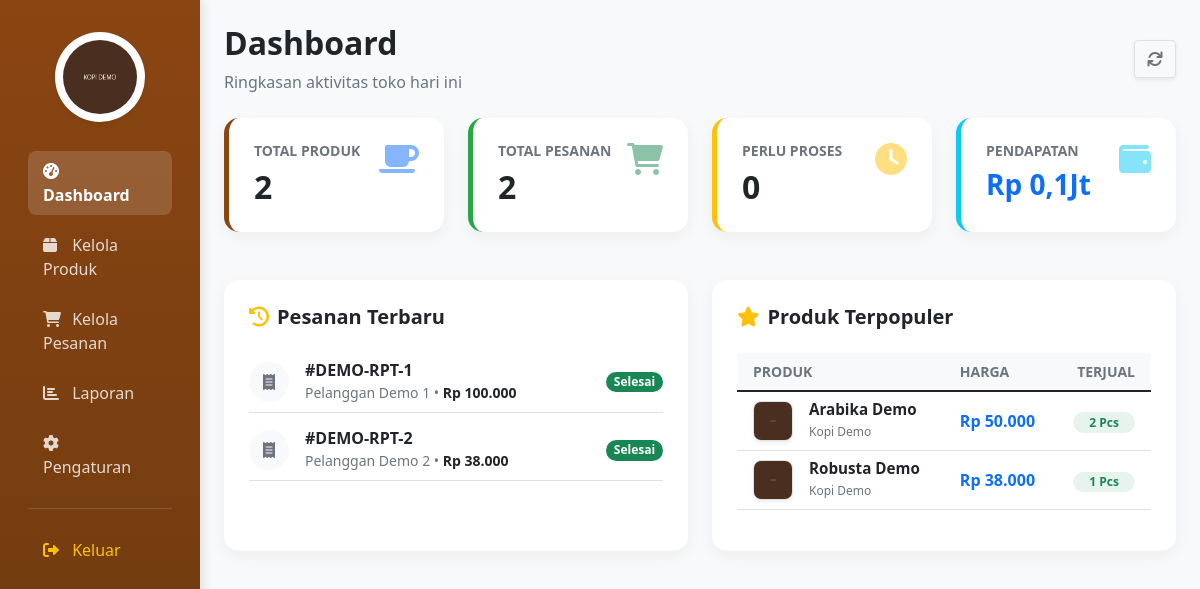
Screenshot of /admin/dashboard.php (signed in) with the database file from the repository.
### tables this page shows
CREATE TABLE `pesanan` (
  `id` int(11) NOT NULL,
  `kode_pesanan` varchar(20) NOT NULL,
  `nama_pelanggan` varchar(100) DEFAULT NULL,
  `email_pelanggan` varchar(100) NOT NULL,
  `total_harga` decimal(10,2) NOT NULL,
  `status_pesanan` enum('pending','diproses','selesai','dibatalkan') DEFAULT 'pending',
  `metode_pembayaran` enum('qris','ewallet','transfer_bank','tunai') DEFAULT NULL,
  `status_pembayaran` enum('pending','berhasil','gagal') DEFAULT 'pending',
  `midtrans_order_id` varchar(100) DEFAULT NULL,
  `midtrans_transaction_status` varchar(50) DEFAULT NULL,
  `created_at` timestamp NOT NULL DEFAULT current_timestamp(),
  `snap_token` varchar(255) DEFAULT NULL,
  `expired_time` datetime DEFAULT NULL
);

CREATE TABLE `produk` (
  `id` int(11) NOT NULL,
  `kategori_id` int(11) DEFAULT NULL,
  `nama_produk` varchar(200) NOT NULL,
  `berat` varchar(10) NOT NULL,
  `deskripsi` text DEFAULT NULL,
  `harga` decimal(10,2) NOT NULL,
  `stok` int(11) NOT NULL,
  `gambar` varchar(255) DEFAULT NULL,
  `is_available` tinyint(1) DEFAULT 1,
  `created_at` timestamp NOT NULL DEFAULT current_timestamp(),
  `is_deleted` tinyint(1) DEFAULT 0
);

CREATE TABLE `kategori` (
  `id` int(11) NOT NULL,
  `nama_kategori` varchar(100) NOT NULL,
  `deskripsi` text DEFAULT NULL,
  `created_at` timestamp NOT NULL DEFAULT current_timestamp()
);

### admin/dashboard.php (the view, shortened to what this page needs)
<?php
require_once '../includes/config.php';
$total_produk   = $pdo->query("SELECT COUNT(*) FROM produk")->fetchColumn();
$total_pesanan  = $pdo->query("SELECT COUNT(*) FROM pesanan")->fetchColumn();
$total_pending  = $pdo->query("SELECT COUNT(*) FROM pesanan WHERE status_pesanan = 'pending'")->fetchColumn();
$pendapatan     = $pdo->query("SELECT SUM(total_harga) FROM pesanan WHERE status_pembayaran = 'berhasil'")->fetchColumn();
$pesanan_terbaru = $pdo->query("SELECT * FROM pesanan ORDER BY created_at DESC LIMIT 5")->fetchAll(PDO::FETCH_ASSOC);
$query_populer = "
    SELECT p.*, k.nama_kategori, COALESCE(SUM(dp.quantity), 0) as terjual
    FROM produk p
    LEFT JOIN detail_pesanan dp ON p.id = dp.produk_id
    LEFT JOIN kategori k ON p.kategori_id = k.id
    GROUP BY p.id
    ORDER BY terjual DESC
    LIMIT 5
";
$produk_populer = $pdo->query($query_populer)->fetchAll(PDO::FETCH_ASSOC);
?>
<!DOCTYPE html>
<html lang="id">
<head>
    <link href="https://cdn.jsdelivr.net/npm/bootstrap@5.1.3/dist/css/bootstrap.min.css" rel="stylesheet">
    <link href="https://cdnjs.cloudflare.com/ajax/libs/font-awesome/6.0.0/css/all.min.css" rel="stylesheet">
</head>
<body>
    <div class="container-fluid">
        <div class="row">
            <?php include 'sidebar.php'; ?>
            <div class="col-md-9 col-lg-10 ms-sm-auto px-4 py-4">
                <div class="d-flex justify-content-between align-items-center mb-4">
                    <div>
                        <h2 class="fw-bold text-dark">Dashboard</h2>
                        <p class="text-muted mb-0">Ringkasan aktivitas toko hari ini</p>
                    </div>
                    <div class="d-flex gap-2">
                        <a href="dashboard.php" class="btn btn-light border shadow-sm"><i class="fas fa-sync text-muted"></i></a>
                    </div>
                </div>
                <div class="row mb-4">
                    <div class="col-xl-3 col-md-6 mb-4">
                        <div class="stat-card primary h-100">
                            <div class="d-flex justify-content-between">
                                <div><h5 class="text-muted small fw-bold">TOTAL PRODUK</h5><h2 class="fw-bold mb-0"><?= number_format($total_produk) ?></h2></div>
                                <div><i class="fas fa-coffee fa-2x text-primary opacity-50"></i></div>
                            </div>
                        </div>
                    </div>
                    <div class="col-xl-3 col-md-6 mb-4">
                        <div class="stat-card success h-100">
                            <div class="d-flex justify-content-between">
                                <div><h5 class="text-muted small fw-bold">TOTAL PESANAN</h5><h2 class="fw-bold mb-0"><?= number_format($total_pesanan) ?></h2></div>
                                <div><i class="fas fa-shopping-cart fa-2x text-success opacity-50"></i></div>
                            </div>
                        </div>
                    </div>
                    <div class="col-xl-3 col-md-6 mb-4">
                        <div class="stat-card warning h-100">
                            <div class="d-flex justify-content-between">
                                <div><h5 class="text-muted small fw-bold">PERLU PROSES</h5><h2 class="fw-bold mb-0"><?= number_format($total_pending) ?></h2></div>
                                <div><i class="fas fa-clock fa-2x text-warning opacity-50"></i></div>
                            </div>
                        </div>
                    </div>
                    <div class="col-xl-3 col-md-6 mb-4">
                        <div class="stat-card info h-100">
                            <div class="d-flex justify-content-between">
                                <div><h5 class="text-muted small fw-bold">PENDAPATAN</h5><h3 class="fw-bold mb-0 text-primary">Rp <?= number_format($pendapatan/1000000, 1, ',', '.') ?>Jt</h3></div>
                                <div><i class="fas fa-wallet fa-2x text-info opacity-50"></i></div>
                            </div>
                        </div>
                    </div>
                </div>
                <div class="row">
                    <div class="col-lg-6 mb-4">
                        <div class="content-card">
                            <div class="d-flex justify-content-between align-items-center mb-4">
                                <h5 class="fw-bold m-0"><i class="fas fa-history me-2 text-warning"></i>Pesanan Terbaru</h5>
                            </div>
                            <div class="list-group list-group-flush">
                                <?php if(count($pesanan_terbaru) > 0): ?>
                                    <?php foreach($pesanan_terbaru as $order): ?>
                                    <div class="list-group-item px-0 d-flex justify-content-between align-items-center border-bottom mb-2 pb-2">
                                        <div class="d-flex align-items-center">
                                            <div class="bg-light rounded-circle p-2 me-3 text-center" style="width:40px; height:40px;">
                                                <i class="fas fa-receipt text-secondary"></i>
                                            </div>
                                            <div>
                                                <h6 class="mb-0 fw-bold text-dark">#<?= $order['kode_pesanan'] ?></h6>
                                                <small class="text-muted">
                                                    <?= htmlspecialchars($order['nama_pelanggan']) ?> •
                                                    <span class="text-dark fw-bold">Rp <?= number_format($order['total_harga'],0,',','.') ?></span>
                                                </small>
                                            </div>
                                        </div>
                                        <?php
                                            $bg = 'secondary';
                                            if($order['status_pesanan'] == 'selesai') $bg = 'success';
                                        ?>
                                        <span class="badge bg-<?= $bg ?> rounded-pill" style="font-size: 0.75rem;">
                                            <?= ucfirst($order['status_pesanan']) ?>
                                        </span>
                                    </div>
                                    <?php endforeach; ?>
                                <?php else: ?>
                                    <div class="text-center py-5 text-muted">
                                        <i class="fas fa-inbox fa-2x mb-2 opacity-50"></i><br>Belum ada pesanan.
                                    </div>
                                <?php endif; ?>
                            </div>
                        </div>
                    </div>
                    <div class="col-lg-6 mb-4">
                        <div class="content-card">
                            <div class="d-flex justify-content-between align-items-center mb-4">
                                <h5 class="fw-bold m-0"><i class="fas fa-star me-2 text-warning"></i>Produk Terpopuler</h5>
                            </div>
                            <div class="table-responsive">
                                <table class="table table-hover align-middle">
                                    <thead class="bg-light text-secondary small">
                                        <tr>
                                            <th class="border-0 rounded-start ps-3">PRODUK</th>
                                            <th class="border-0">HARGA</th>
                                            <th class="border-0 rounded-end text-end pe-3">TERJUAL</th>
                                        </tr>
                                    </thead>
                                    <tbody>
                                        <?php if(count($produk_populer) > 0): ?>
                                            <?php foreach($produk_populer as $prod): ?>
                                            <tr>
                                                <td class="ps-3">
                                                    <div class="d-flex align-items-center">
                                                        <img src="../assets/images/<?= $prod['gambar'] ?>" class="img-thumb me-3 shadow-sm border">
                                                        <div>
                                                            <h6 class="mb-0 fw-bold" style="font-size: 0.95rem;"><?= htmlspecialchars($prod['nama_produk']) ?></h6>
                                                            <small class="text-muted" style="font-size: 0.75rem;"><?= $prod['nama_kategori'] ?></small>
                                                        </div>
                                                    </div>
                                                </td>
                                                <td class="fw-bold text-primary">Rp <?= number_format($prod['harga'],0,',','.') ?></td>
                                                <td class="text-end pe-3">
                                                    <span class="badge bg-success bg-opacity-10 text-success rounded-pill px-3">
                                                        <?= $prod['terjual'] ?> Pcs
                                                    </span>
                                                </td>
                                            </tr>
                                            <?php endforeach; ?>
                                        <?php else: ?>
                                            <tr><td colspan="3" class="text-center py-5 text-muted">Belum ada data penjualan.</td></tr>
                                        <?php endif; ?>
                                    </tbody>
                                </table>
                            </div>
                        </div>
                    </div>
                </div>
            </div>
        </div>
    </div>
</body>
</html>

### admin/dashboard.php (style rules this page uses)
:root { --primary-color: #8B4513; --secondary-color: #D2691E; }
body { background-color: #f8f9fa; }
.stat-card { background: white; border-radius: 15px; padding: 25px; box-shadow: 0 5px 15px rgba(0,0,0,0.05); border-left: 5px solid; transition: transform 0.3s; }
.stat-card.primary { border-color: var(--primary-color); }
.stat-card.success { border-color: #28a745; }
.stat-card.warning { border-color: #ffc107; }
.stat-card.info { border-color: #0dcaf0; }
.content-card { background: white; border-radius: 15px; padding: 25px; box-shadow: 0 5px 15px rgba(0,0,0,0.05); height: 100%; }
.img-thumb { width: 40px; height: 40px; object-fit: cover; border-radius: 8px; }

### rows the page displays
pesanan: kode_pesanan "DEMO-RPT-1", nama_pelanggan "Pelanggan Demo 1", total_harga "100.000", status_pesanan "Selesai"
pesanan: kode_pesanan "DEMO-RPT-2", nama_pelanggan "Pelanggan Demo 2", total_harga "38.000", status_pesanan "Selesai"
produk: gambar (placeholder picture), nama_produk "Arabika Demo", kategori.nama_kategori "Kopi Demo", harga "50.000", terjual "2"
produk: gambar (placeholder picture), nama_produk "Robusta Demo", kategori.nama_kategori "Kopi Demo", harga "38.000", terjual "1"

### other values shown
$total_produk "2"
$total_pesanan "2"
$total_pending "0"
$pendapatan/1000000 "0,1"
